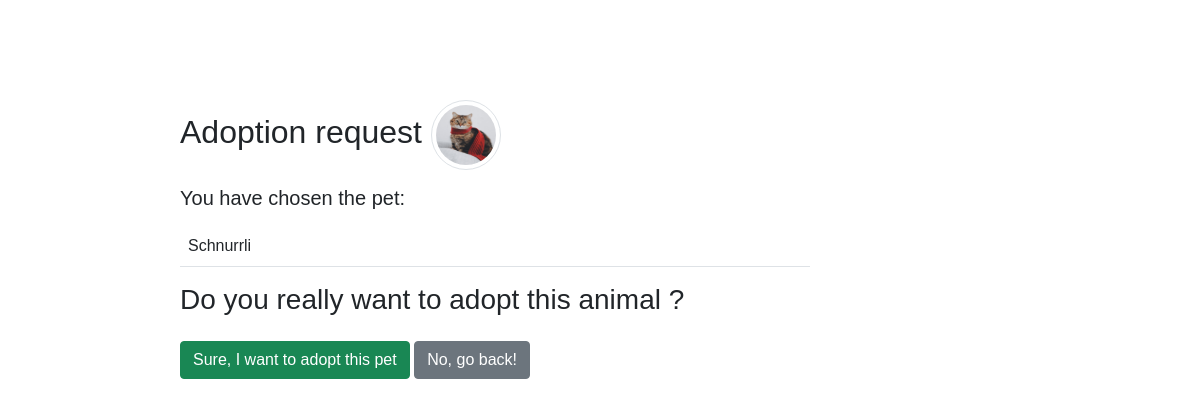
/animals/adoption.php?id=1 (signed in), run on the app's committed database.
### tables this page shows
CREATE TABLE `animals` (
  `id` int(11) NOT NULL,
  `breed` varchar(32) NOT NULL,
  `name` varchar(32) NOT NULL,
  `location` varchar(64) DEFAULT NULL,
  `description` varchar(256) DEFAULT NULL,
  `size` varchar(16) NOT NULL,
  `age` smallint(6) NOT NULL,
  `hobbies` varchar(128) DEFAULT NULL,
  `photo` varchar(32) NOT NULL
);

### animals/adoption.php (the view, shortened to what this page needs)
<?php
require_once '../components/db_usage.php';
if (@$_GET['id']) {
    $id = $_GET['id'];
    $sql = "SELECT * FROM animals WHERE id = $id";
    $result = mysqli_query($connect, $sql);
    $data = mysqli_fetch_assoc($result);
    if (mysqli_num_rows($result) == 1) {
        $name = $data['name'];
        $picture = $data['photo'];
    } else {
        header("location: error.php");
    }
} else {
    header("location: error.php");
}
?>
<!DOCTYPE html>
<html lang="en">
<head>
    <?php require_once '../components/styles.php' ?>
</head>
<body>
<fieldset>
    <legend class='h2 mb-3'>Adoption request <img class='img-thumbnail rounded-circle' src='../images/<?= $picture ?>' alt="<?= $name ?>"></legend>
    <h5>You have chosen the pet:</h5>
    <table class="table w-75 mt-3">
        <tr>
            <td><?= $name ?></td>
        </tr>
    </table>
    <h3 class="mb-4">Do you really want to adopt this animal ?</h3>
    <form action="actions/a_adoption.php" method="post">
        <button class="btn btn-success" type="submit">Sure, I want to adopt this pet</button>
        <a href="../home.php"><button class="btn btn-secondary" type="button">No, go back!</button></a>
    </form>
</fieldset>
</body>
</html>

### styles/main.css (style rules this page uses)
body { font-family: Arial, Helvetica, sans-serif; min-width: 350px; }
a { color: white !important; text-decoration: none !important; }
.img-thumbnail { width: 70px !important; height: 70px !important; }
td { text-align: left; vertical-align: middle; }
tr { text-align: center; }
fieldset { margin: 100px auto auto; width: 70%; }

### data on the page
animals: photo (picture), name "Schnurrli"
